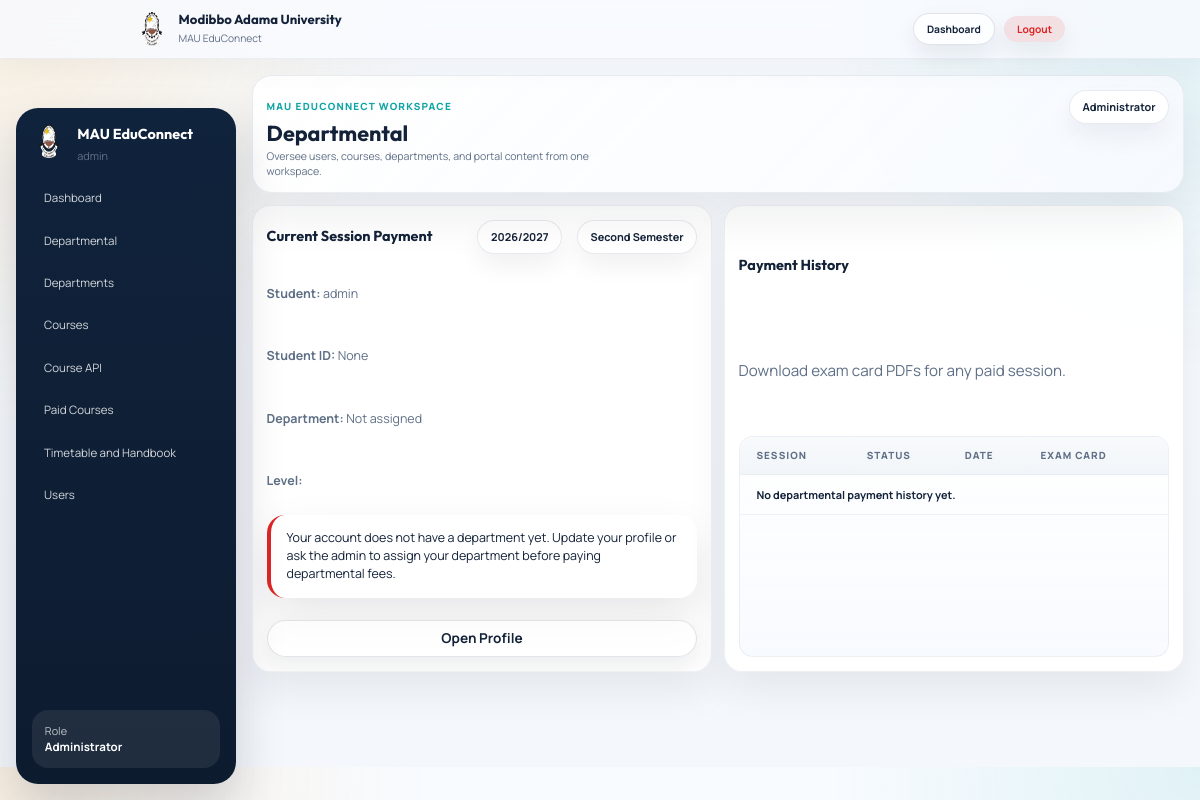
The page /student/departmental/ (signed in) on the database its author committed.
### portal/models.py (models this page shows, shortened)
class User(AbstractUser):
    class Role(models.TextChoices):
        ADMIN = "admin", "Admin"
        STUDENT = "student", "Student"
        LECTURER = "lecturer", "Lecturer"
    role = models.CharField(max_length=20, choices=Role.choices, default=Role.STUDENT)
    department = models.ForeignKey(
        Department,
        null=True,
        blank=True,
        on_delete=models.SET_NULL,
        related_name="users",
    )
    level = models.CharField(max_length=20, choices=LEVEL_CHOICES, blank=True)
    id_number = models.CharField(max_length=30, unique=True, null=True, blank=True)
    phone_number = models.CharField(max_length=30, blank=True)
    passport_photo = models.FileField(
        upload_to="passports/%Y/%m/",
        blank=True,
        validators=[FileExtensionValidator(allowed_extensions=["jpg", "jpeg", "png"])],
    )
    is_approved = models.BooleanField(default=True)
    email_class_reminders = models.BooleanField(default=True)
    browser_alerts_enabled = models.BooleanField(default=False)
    class_reminder_alerts_enabled = models.BooleanField(default=False)
    class Meta:
        ordering = ["username"]
    @property
    def full_name(self):
        return self.get_full_name() or self.username

class TimeStampedModel(models.Model):
    created_at = models.DateTimeField(auto_now_add=True)
    updated_at = models.DateTimeField(auto_now=True)
    class Meta:
        abstract = True

class AcademicSession(TimeStampedModel):
    name = models.CharField(max_length=20, unique=True)
    is_current = models.BooleanField(default=False)
    class Meta:
        ordering = ["-is_current", "-name"]

### portal/views.py (the view, shortened to what this page needs)
# urls.py: path("student/departmental/", views.student_departmental, name="student-departmental"),
@role_required(User.Role.STUDENT)
def student_departmental(request):
    session = current_departmental_session()
    fee_map = fee_map_for_session(session, request.user.department) if request.user.department_id else {}
    history = (
        DepartmentalPayment.objects.filter(student=request.user)
        .select_related("session", "department")
        .prefetch_related("items__association")
    )
    existing_payment = history.filter(session=session).first()
    form = DepartmentalStudentPaymentForm(session=session, fee_map=fee_map)
    context = dashboard_context(
        request,
        "Departmental",
        current_session=session,
        current_semester=current_departmental_semester_label(),
        fee_map=fee_map,
        departmental_form=form,
        departmental_payment=existing_payment,
        departmental_history=history,
    )
    return render(request, "portal/student_departmental.html", context)

### portal/views.py (called while the page is built, shortened)
def role_required(*roles):
    def decorator(view_func):
        @wraps(view_func)
        def _wrapped(request, *args, **kwargs):
            if not request.user.is_authenticated:
                return redirect("portal:home")
            if request.user.role == User.Role.LECTURER and not request.user.is_approved:
                logout(request)
                messages.warning(request, "Your lecturer account is awaiting admin approval.")
                return redirect("portal:home")
            if request.user.is_superuser or request.user.role in roles:
                return view_func(request, *args, **kwargs)
            raise PermissionDenied
        return never_cache(_wrapped)
    return decorator

def dashboard_context(request, title, **extra):
    context = {"section_title": title, "sidebar_links": sidebar_links(request)}
    context.update(extra)
    return context

def ensure_departmental_defaults():
    for code, name in DEPARTMENTAL_CONSTANTS:
        DepartmentalAssociation.objects.get_or_create(
            code=code,
            defaults={"name": name, "is_constant": True},
        )

def current_departmental_session():
    ensure_departmental_defaults()
    session = AcademicSession.objects.filter(is_current=True).first()
    if session:
        return session

def current_departmental_semester_label(reference_time=None):
    reference_time = reference_time or timezone.now()
    local_time = timezone.localtime(reference_time)
    return "First Semester" if local_time.month <= 6 else "Second Semester"

### templates/portal/student_departmental.html (shortened to what this page needs)
{% extends 'portal/dashboard_base.html' %}
{% block dashboard_content %}
<section class="split-layout">
    <div class="panel-card">
        <div class="panel-head">
            <h2>Current Session Payment</h2>
            <div class="dashboard-meta">
                <span class="status-pill success">{{ current_session.name }}</span>
                <span class="status-pill">{{ current_semester }}</span>
            </div>
        </div>
        <div class="detail-grid">
            <p><strong>Student:</strong> {{ request.user.full_name }}</p>
            <p><strong>Student ID:</strong> {{ request.user.id_number }}</p>
            <p><strong>Department:</strong> {{ request.user.department.name|default:"Not assigned" }}</p>
            <p><strong>Level:</strong> {{ request.user.level }}</p>
        </div>
        {% if not request.user.department %}
            <div class="flash error">Your account does not have a department yet. Update your profile or ask the admin to assign your department before paying departmental fees.</div>
            <a href="{% url 'portal:profile' %}" class="ghost-btn small">Open Profile</a>
        {% endif %}
    </div>
    <div class="panel-card payment-history-card">
        <div class="panel-head">
            <h2>Payment History</h2>
            <span class="muted-note">Download exam card PDFs for any paid session.</span>
        </div>
        <div class="table-wrap responsive-table-wrap">
            <table class="responsive-table">
                <thead>
                    <tr>
                        <th>Session</th>
                        <th>Status</th>
                        <th>Date</th>
                        <th>Exam Card</th>
                    </tr>
                </thead>
                <tbody>
                    {% for payment in departmental_history %}
                        <tr>
                            <td>{{ payment.session.name }}</td>
                            <td>{{ payment.get_status_display }}</td>
                            <td>{{ payment.paid_at|date:"M d, Y H:i"|default:"-" }}</td>
                            <td>
                                {% if payment.is_paid %}
                                    <a href="{% url 'portal:download-exam-card' payment.id %}" class="ghost-btn small">Download</a>
                                {% else %}
                                    -
                                {% endif %}
                            </td>
                        </tr>
                    {% empty %}
                        <tr>
                            <td colspan="4">No departmental payment history yet.</td>
                        </tr>
                    {% endfor %}
                </tbody>
            </table>
        </div>
    </div>
</section>
{% endblock %}

### templates/portal/dashboard_base.html (shortened to what this page needs)
{% extends 'base.html' %}
{% load static %}
{% block body_class %}dashboard-page{% endblock %}
{% block content %}
<main class="dashboard-layout" data-dashboard-layout>
    <aside class="dashboard-sidebar" id="dashboard-sidebar" data-dashboard-sidebar aria-label="Dashboard navigation">
        <div class="sidebar-brand">
            <img src="{% static 'images/sch-logo.png' %}" alt="MAU EduConnect logo">
            <div>
                <h3>MAU EduConnect</h3>
                <p>{{ request.user.full_name }}</p>
            </div>
        </div>
        <ul class="sidebar-menu">
            {% for item in sidebar_links %}
                <li>
                    {% if item.children %}
                        <details class="sidebar-dropdown" {% if item.active %}open{% endif %}>
                            <summary class="{% if item.active %}active{% endif %}">{{ item.label }}</summary>
                        </details>
                    {% else %}
                        <a href="{{ item.url }}" class="{% if item.active %}active{% endif %}">{{ item.label }}</a>
                    {% endif %}
                </li>
            {% endfor %}
        </ul>
        <div class="sidebar-note">
            <span>Role</span>
            <strong>{% if request.user.is_superuser %}Administrator{% else %}{{ request.user.get_role_display }}{% endif %}</strong>
        </div>
    </aside>
    <section class="dashboard-main">
        <div class="dashboard-topbar">
            <div class="dashboard-topbar-copy">
                <div class="dashboard-title-block">
                    <p class="eyebrow">MAU EduConnect Workspace</p>
                    <h1>{{ section_title }}</h1>
                    <p class="dashboard-topbar-summary">
                        {% if request.user.role == "student" %}
                            Keep your courses, downloads, messages, and payments in one calm workspace.
                        {% elif request.user.role == "lecturer" %}
                            Manage courses, materials, student access, and announcements from one workspace.
                        {% else %}
                            Oversee users, courses, departments, and portal content from one workspace.
                        {% endif %}
                    </p>
                </div>
            </div>
            <div class="dashboard-meta">
                <span class="dashboard-role-chip">{% if request.user.is_superuser %}Administrator{% else %}{{ request.user.get_role_display }}{% endif %}</span>
            </div>
        </div>
        {% block dashboard_content %}{% endblock %}
    </section>
</main>
{% endblock %}

### rows shown on the page
User: user.full_name "admin", user.id_number "None", user.department.name "Not assigned"
AcademicSession: name "2026/2027"

### other values the page prints
{{ item.label }} "Dashboard" "Departments" "Courses" "Course API" "Paid Courses" "Timetable and Handbook" "Users"
{{ item.label }} "Departmental"
{{ section_title }} "Departmental"
{{ current_semester }} "Second Semester"
